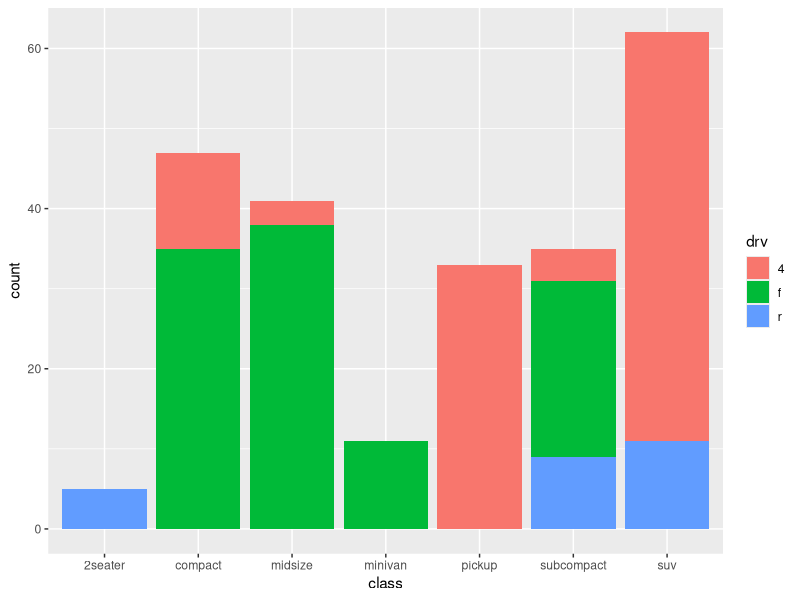
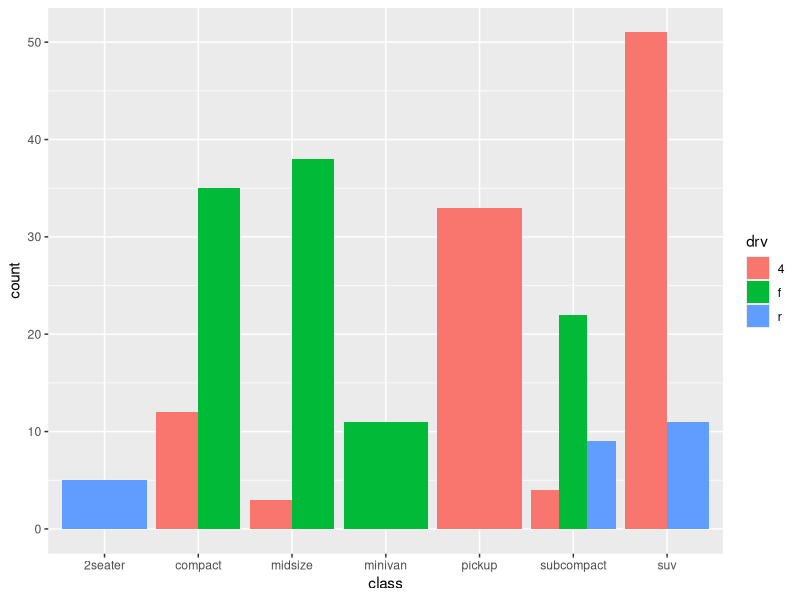
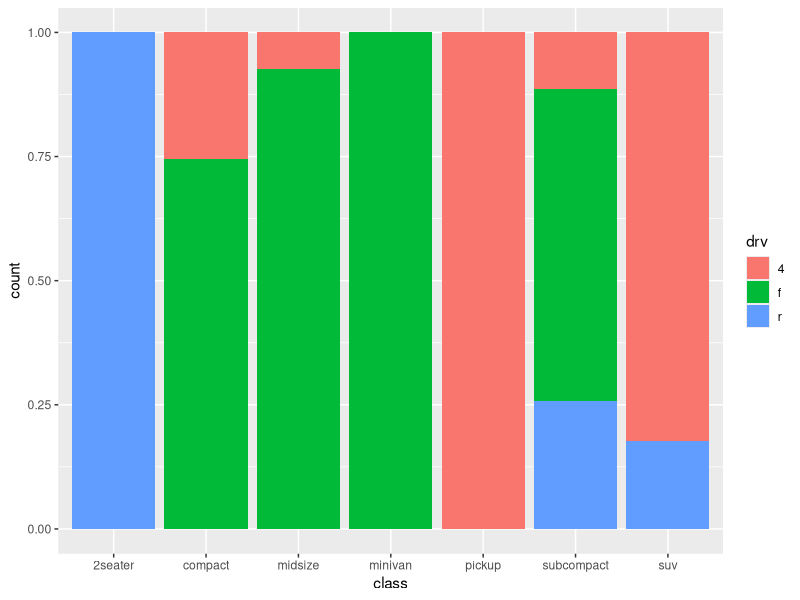
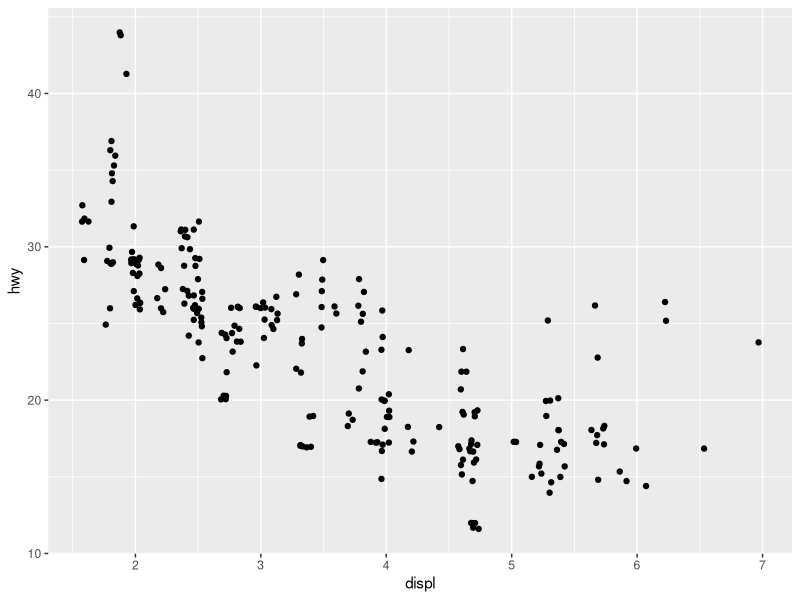
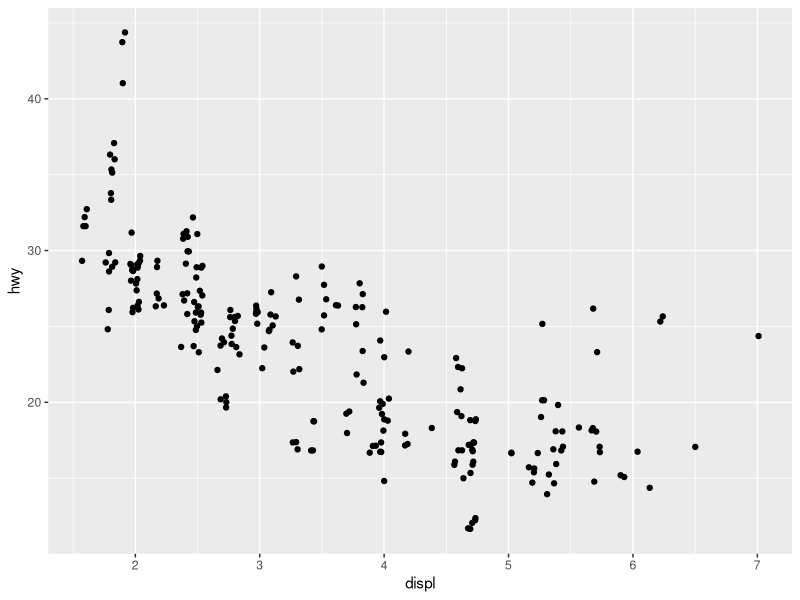

These figures' R source, in order:
library(tidyverse)

ggplot(data = mpg, mapping = aes(x = class, fill = drv)) +
  geom_bar()

ggplot(data = mpg, mapping = aes(x = class, fill = drv)) +
  geom_bar(position = "dodge")

ggplot(data = mpg, mapping = aes(x = class, fill = drv)) +
  geom_bar(position = "fill")

ggplot(data = mpg, mapping = aes(x = displ, y = hwy)) +
  geom_point(position = "jitter")

ggplot(data = mpg, mapping = aes(x = displ, y = hwy)) +
  geom_jitter()
